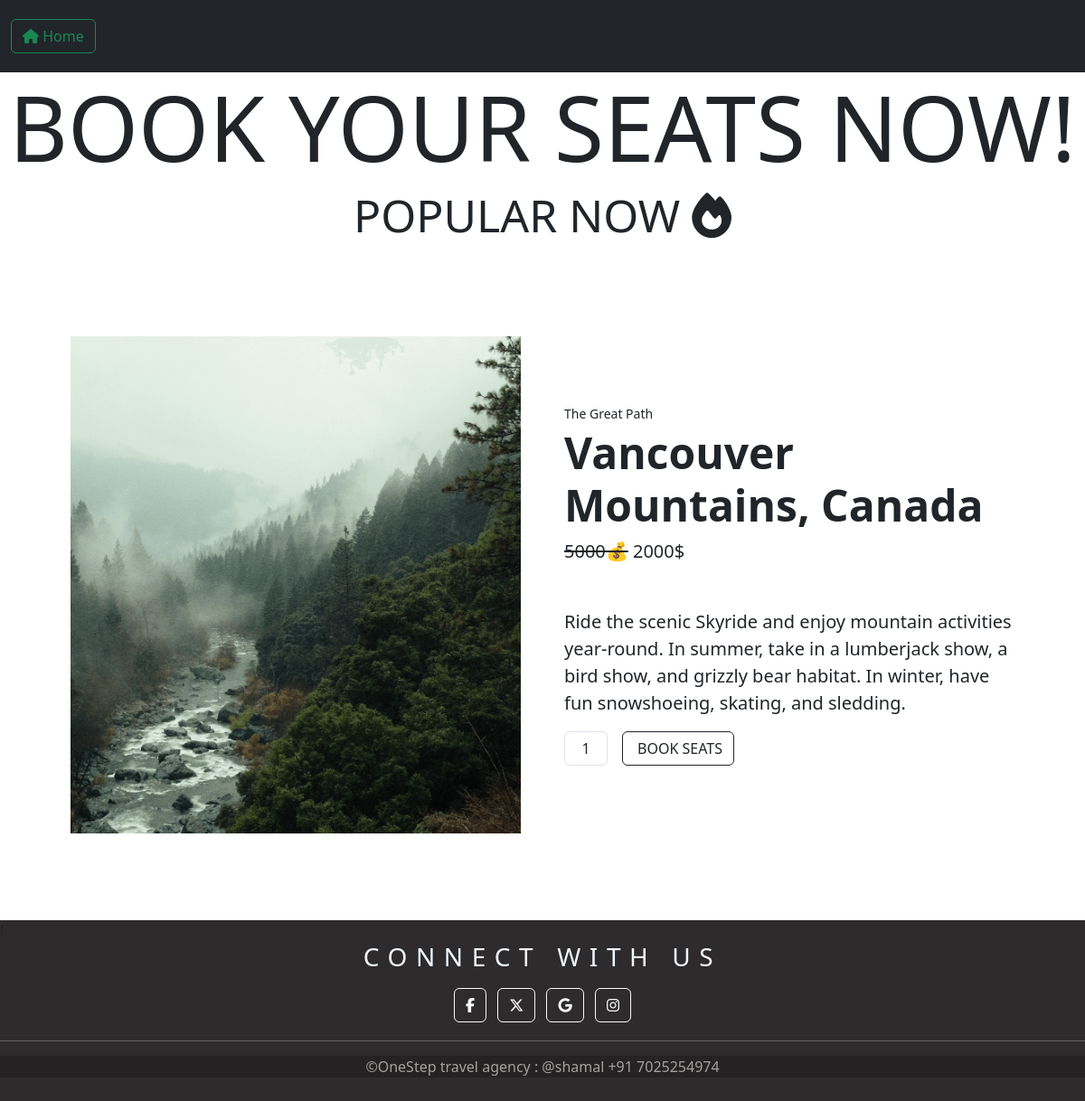
The app's page /customer/popular/1/ with its own data.
### account/models.py (models this page shows)
class Popular(models.Model):
    card_title = models.CharField(max_length=150)
    card_description = models.CharField(max_length=500)
    description = models.CharField(max_length=500)
    images = models.ImageField(upload_to='popular_image')
    price = models.IntegerField()
    options ={
        ('popular','popular'),
    }
    category = models.CharField(max_length=100,choices=options)

### customer/views.py (the view)
# urls.py: path('popular/<int:pk>/', DetailedView.as_view(), name='popular_detail'),
class DetailedView(DetailView):
    model = Popular
    queryset = Popular.objects.all()
    pk_url_kwarg="pk"
    template_name = 'detail.html'
    context_object_name = 'popular'

### customer/templates/detail.html (shortened to what this page needs)
<!doctype html>
<html lang="en">
    <head>
        {% load static %}
        <link
            href="https://cdn.jsdelivr.net/npm/bootstrap@5.3.2/dist/css/bootstrap.min.css"
            rel="stylesheet"
        />
        <link rel="stylesheet" href="https://cdnjs.cloudflare.com/ajax/libs/font-awesome/6.6.0/css/all.min.css">
    </head>
    <body>
        <nav style="height: 80px;" class="navbar navbar-light bg-dark">
            <form class="container-fluid justify-content-start">
              <a href="{% url 'home' %}" class="btn btn-outline-success me-2" type="button"><i class="fa-solid fa-house"></i> Home</a>
            </form>
          </nav>
          <h1 style="text-align: center; font-size: 100px;">BOOK YOUR SEATS NOW!</h1>
          <h1 style="text-align: center; font-size: 50px;">POPULAR NOW <i class="fa-solid fa-fire"></i></h1>
          <section class="py-5">
            <div class="container px-4 px-lg-5 my-5">
                <div class="row gx-4 gx-lg-5 align-items-center">
                    <div class="col-md-6"><img class="card-img-top mb-5 mb-md-0" src="{{ popular.images.url }}" alt="..." /></div>
                    <div class="col-md-6">
                        <div class="small mb-1">{{popular.card_title}}</div>
                        <h1 class="display-5 fw-bolder">{{ popular.card_description }}</h1>
                        <div class="fs-5 mb-5">
                            <span class="text-decoration-line-through">5000💰</span>
                            <span>{{ popular.price }}$</span>
                        </div>
                        <p class="lead">{{ popular.description }}</p>
                        <div class="d-flex">
                            <input class="form-control text-center me-3" id="inputQuantity" type="num" value="1" style="max-width: 3rem" />
                            <button class="btn btn-outline-dark flex-shrink-0" type="button">
                                BOOK SEATS
                            </button>
                        </div>
                    </div>
                </div>
            </div>
        </section>
 <div style="height: 25vh;width: 100%; background-color: rgb(45, 43, 43);">
    {% include 'footer.html' %}
   </div>
    </body>
</html>

### customer/templates/footer.html (shortened to what this page needs)
!<!doctype html>
<html lang="en">
    <head>
        {%load static%}
        <link
            href="https://cdn.jsdelivr.net/npm/bootstrap@5.3.2/dist/css/bootstrap.min.css"
            rel="stylesheet"
        />
            <link rel="stylesheet" href="{%static 'static/css/footer.css'%}">
    </head>
    <body>
        <h3 style="text-align: center; letter-spacing: .6rem; color: aliceblue;">CONNECT WITH US</h3>
        <div style="text-align: center; padding-top: 5px;">
            <a class="btn btn-outline-light btn-floating m-1" href="https://www.instagram.com/shamaleeeee?igsh=cjZ5ejNvdThleHBh" role="button"
        ><i class="fab fa-facebook-f"></i
      ></a>
      <a class="btn btn-outline-light btn-floating m-1" href="https://www.instagram.com/shamaleeeee?igsh=cjZ5ejNvdThleHBh" role="button"
        ><i class="fa-brands fa-x-twitter"></i></a>
      <a class="btn btn-outline-light btn-floating m-1" href="https://www.instagram.com/shamaleeeee?igsh=cjZ5ejNvdThleHBh" role="button"
        ><i class="fab fa-google"></i
      ></a>
      <a class="btn btn-outline-light btn-floating m-1" href="https://www.instagram.com/shamaleeeee?igsh=cjZ5ejNvdThleHBh" role="button"
        ><i class="fab fa-instagram"></i
      ></a>
        </div>
        <hr style="color: azure;">
        <div  class="text-center " style="background-color: rgba(0, 0, 0, 0.2);">
            <h10 style="color: rgb(166, 161, 161);">©OneStep travel agency   : @shamal +91 7025254974</h10>
          </div>
    </body>
</html>

### records on screen
Popular: images (picture), card_title "The Great Path", card_description "Vancouver Mountains, Canada", price "2000", description "Ride the scenic Skyride and enjoy mountain activities year-round. In summer, take in a lumberjack show, a bird show, and grizzly bear habitat. In winter, have fun snowshoeing, skating, and sledding."
